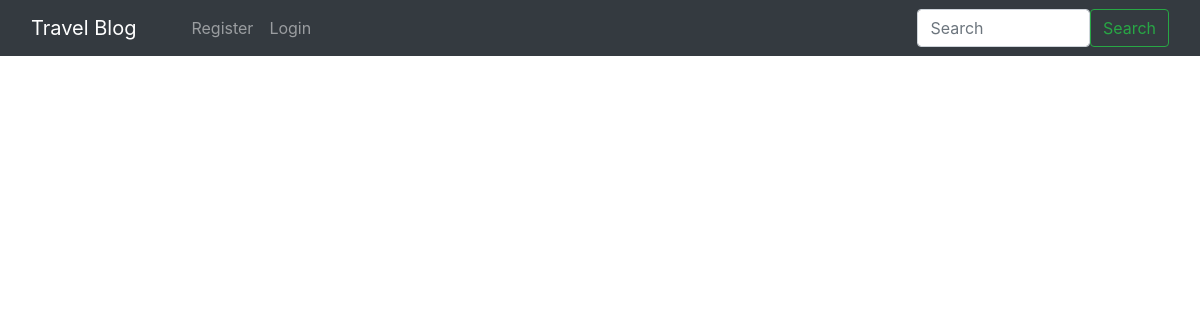
Before: / with the older database file.
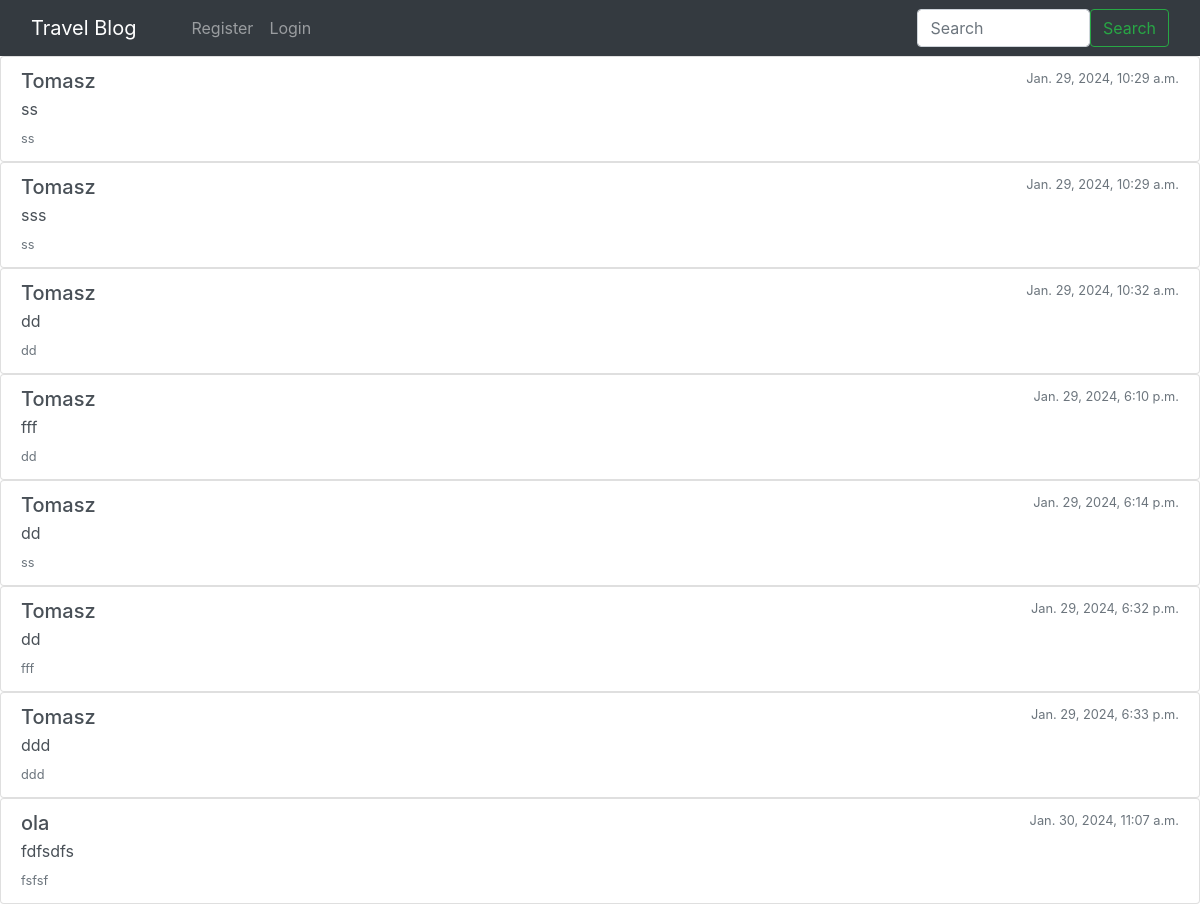
After: the same page with the newer database file.
### travels/models.py (models this page shows, shortened)
class BlogPost(models.Model):
    title = models.CharField(max_length=255)
    author = models.ForeignKey(User, on_delete=models.CASCADE)
    slug = models.CharField(max_length=130)
    content = models.TextField()
    image = models.ImageField(upload_to="profile_pics", blank=True, null=True)
    dateTime = models.DateTimeField(auto_now_add=True)

### travels/views.py (the view)
# urls.py: path('', LandingPage.as_view(), name='index'),
class LandingPage(View):
    def get(self, request):
        all_posts = BlogPost.objects.all()
        return render(request, 'index.html', {'all_posts': all_posts})

### templates/index.html (shortened to what this page needs)
<!DOCTYPE html>
<html lang="en">
<head>
    <link rel="stylesheet" href="https://stackpath.bootstrapcdn.com/bootstrap/4.5.2/css/bootstrap.min.css">
    <link href="https://maxcdn.bootstrapcdn.com/bootstrap/4.5.2/css/bootstrap.min.css" rel="stylesheet">
</head>
<body>
{% block content %}
    <nav class="navbar navbar-expand-lg navbar-dark bg-dark">
        <div class="container-fluid">
            <a class="navbar-brand" href={% url "index" %}>Travel Blog</a>
            <div class="collapse navbar-collapse" id="navbarSupportedContent">
                <div class="container mx-3">
                    <ul class="navbar-nav me-auto mb-2 mb-lg-0">
                        {% if user.is_authenticated %}
                            <li class="nav-item">
                                <a class="nav-link {% block add_blogs_active %} {% endblock add_blogs_active %}"
                                   href=/travels/add_blogs/>Add Blogs</a>
                            </li>
                            <li class="nav-item">
                                <a class="nav-link active" href="#">Hello {{ request.user.first_name }}</a>
                            </li>
                            <li class="nav-item">
                                <a class="nav-link {% block profileactive %} {% endblock profileactive %}"
                                   href=/travels/profile/>Profile</a>
                            </li>
                            <li class="nav-item">
                                <a class="nav-link" href=/accounts/logout/>Logout</a>
                            </li>
                        {% else %}
                            <li class="nav-item">
                                <a class="nav-link {% block registeractive %} {% endblock registeractive %}"
                                   href=/accounts/register/>Register</a>
                            </li>
                            <li class="nav-item">
                                <a class="nav-link {% block loginactive %} {% endblock loginactive %}"
                                   href=/accounts/login/>Login</a>
                            </li>
                        {% endif %}
                    </ul>
                </div>
                <form class="d-flex">
                    <input class="form-control me-2" type="search" placeholder="Search" aria-label="Search">
                    <button class="btn btn-outline-success" type="submit">Search</button>
                </form>
            </div>
        </div>
    </nav>
{% endblock %}
{% for post in all_posts %}
    <div class="list-group">
  <a href="{% url 'blog_post_detail' id=post.id %}" class="list-group-item list-group-item-action flex-column
  align-items-start">
    <div class="d-flex w-100 justify-content-between">
      <h5 class="mb-1">{{ post.author.first_name }}</h5>
      <small class="text-muted">{{ post.dateTime }}</small>
    </div>
    <p class="mb-1">{{ post.title }}</p>
    <small class="text-muted">{{ post.slug }}</small>
  </a>
</div>
{% endfor %}
</body>
</html>

Changed rows visible on the page:
added BlogPost: author.first_name "Tomasz", dateTime "Jan. 29, 2024, 10:29 a.m.", title "ss", slug "ss"
added BlogPost: author.first_name "Tomasz", dateTime "Jan. 29, 2024, 10:29 a.m.", title "sss", slug "ss"
added BlogPost: author.first_name "Tomasz", dateTime "Jan. 29, 2024, 10:32 a.m.", title "dd", slug "dd"
added BlogPost: author.first_name "Tomasz", dateTime "Jan. 29, 2024, 6:10 p.m.", title "fff", slug "dd"
added BlogPost: author.first_name "Tomasz", dateTime "Jan. 29, 2024, 6:14 p.m.", title "dd", slug "ss"
added BlogPost: author.first_name "Tomasz", dateTime "Jan. 29, 2024, 6:32 p.m.", title "dd", slug "fff"
added BlogPost: author.first_name "Tomasz", dateTime "Jan. 29, 2024, 6:33 p.m.", title "ddd", slug "ddd"
added BlogPost: author.first_name "ola", dateTime "Jan. 30, 2024, 11:07 a.m.", title "fdfsdfs", slug "fsfsf"
